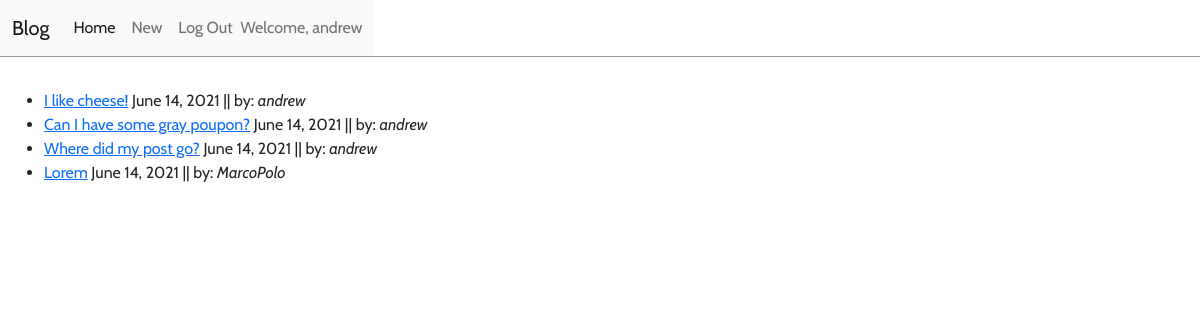
The app's page / (signed in) with its own data.
### blog/models.py (models this page shows, shortened)
class Post(models.Model):
    title = models.CharField(max_length=200)
    author = models.ForeignKey('auth.User', on_delete=models.CASCADE)
    body = models.TextField()
    date = models.DateField(auto_now=True)

### blog/views.py (the view)
# urls.py: path('', BlogListView.as_view(), name='home'),
class BlogListView(ListView):
    model = Post
    template_name = "home.html"

### templates/home.html (shortened to what this page needs)
{% extends 'base.html' %}
{% block content %}
<div class="outter-list-wrap">
    <ul class="post-list">
        <div class="inner-ul-wrap">
    {% for post in object_list %}
            <li class="post-li"><a class="post-link" href="{% url 'post_detail' post.id %}">{{ post.title }}</a> <span>{{ post.date }}  ||  by: <em>{{ post.author }}</em></span> </li>
    {% endfor %}
        </div>
    </ul>
</div>
{% endblock content %}

### templates/base.html (shortened to what this page needs)
{% load static %}
<!DOCTYPE html>
<html lang="en">
    <head>
        <link href="https://cdn.jsdelivr.net/npm/bootstrap@5.0.1/dist/css/bootstrap.min.css" rel="stylesheet">
        <link rel="stylesheet" href="{% static 'css/base.css' %}">
    </head>
<body>
    <header>
        <nav class="navbar navbar-expand-lg navbar-light bg-light">
            <div class="container-fluid">
                <a class="navbar-brand" href="{% url 'home' %}">Blog</a>
                <div class="collapse navbar-collapse" id="navbarText">
                <ul class="navbar-nav me-auto mb-2 mb-lg-0">
                    <li class="nav-item">
                    <a class="nav-link active" aria-current="page" href="{% url 'home' %}">Home</a>
                    </li>
                    {% if user.is_authenticated %}
                    <li class="nav-item">
                        <a class="nav-link" href="{% url 'post_new' %}">New</a>
                    </li>
                    <li class="nav-item">
                        <a class="nav-link" href="{% url 'logout' %}">Log Out</a>
                    </li>
                    {% endif %}
                </ul>
                <span class="navbar-text">
                    {% if user.is_authenticated %}
                    Welcome, {{ user.username }}
                    {% else %}
                    Django blog without many features
                    {% endif %}
                </span>
                </div>
            </div>
            </nav>
    </header>
    <div class="container-fluid">
        {% block content %}
        {% endblock content %}
    </div>
</body>
</html>

### static/css/base.css (style rules this page uses)
body { font-family: 'Cabin', sans-serif; }
header { margin-bottom: 2rem; border-bottom:1px solid #999; display: flex; }

### records on screen
Post: title "I like cheese!", date "June 14, 2021", author "andrew"
Post: title "Can I have some gray poupon?", date "June 14, 2021", author "andrew"
Post: title "Where did my post go?", date "June 14, 2021", author "andrew"
Post: title "Lorem", date "June 14, 2021", author "MarcoPolo"

### other values on screen
{{ user.username }} "andrew"
